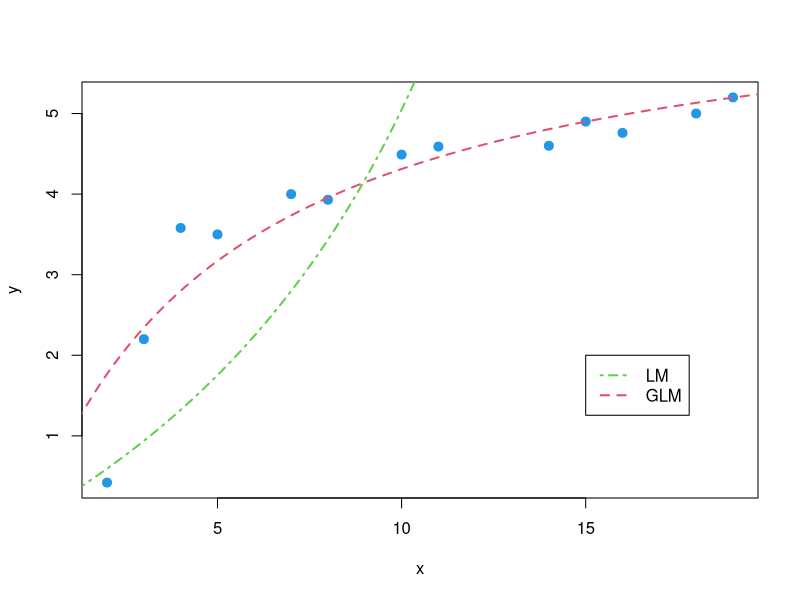

The R script that drew this image:
rt <- read.table("exam0619.data")
lm.sol <- lm(1/y~1+I(1/x), data = rt)
summary(lm.sol)

a <- lm.sol$coefficients
xx <- seq(1, 20, len=200)
yy <- xx/(a[1]*xx+a[2])
with(rt, plot(x, y, pch = 19, cex =1.2, col = 4))
lines(xx, yy, lty = 4, col = 3, lwd =2)

glm.sol <- glm(y ~ I(1/x), family = gaussian(link = inverse), data = rt) 
summary(glm.sol)
a <- glm.sol$coefficients
xx <- seq(1, 20, len=200)
yy <- xx/(a[1]*xx+a[2])
lines(xx, yy, lty = 2, lwd =2, col = 2)

legend(15, 2, col = c(3, 2), lty = c(4, 2), lwd = c(2, 2), 
   legend = c("LM", "GLM")) 

savePlot("exam0619", type = "eps")

glm.sol <- glm(y ~ I(1/x), data = rt,  
    family = quasi(link = inverse, var = constant))

win.graph(width=8, height=6)
par(mai=c(0.9, 0.9, 0.1, 0.1))

